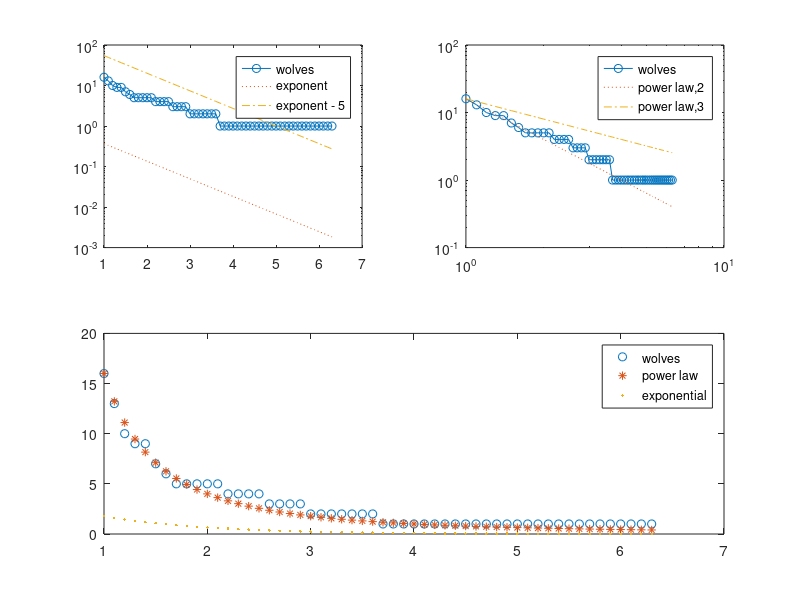

Reproduce this figure in MATLAB. (Note: this script raises an error after producing the figure.)
%% VALIDATING THE WOLF DATASET
%%
% Source: <http://www.mathworks.com http://moreno.ss.uci.edu/wolf.dat>
close all
data = [   0   0   0   0   0   0   0   0   0   0   0   0   0   0   0   0
          16   0   2   0   1   1   0   1   0   0   0   0   0   0   0   0
           0   4   0   4   1   0   0   1   0   0   0   0   0   0   0   0
         144   1  38   0   0   0   0   0   0   0   0   0   0   0   0   0
          31   6  31  12   0   0   0   3   0   0   0   0   0   0   0   0
         138  25   0  74   2   0   5  15   0   4   1   1   3   0   5   5
         100  52 123  61   8  57   0   5   1   0   2   1   0   0   0   0
           0  32   0   0   0  44  22   0   2  18   3   1   4   0   1   9
          37   3   3   9   0   2   1   8   0   0   1   2   2   0   0   0
          61  69  73  37   2  38   4   0   3   0   0   0   0   0   0   0
         182   0  69  27   4  20  14  16   2   9   0   1   1   1   1   1
         154   0  60  40   5  19  16   9   1  11   0   0   3   0   3   0
         128   0  69 122  17  45  20  47   6  19   0 125   0   1   1   1
          20 165  15  25   2   7   9   5   3   3  86  29  14   0   5   4
         201   0  49  56  23  82  21  49   7  53 177  84  34   7   0   3
          29 136  41  24   1  26  78   3  42   6  46  23  12   0   7   0];

%%
figure
clc
n = size(data,1);


data = tril(data);
data(1,1) = 1;
data_normalized = data ./ (sum(data,2) * ones(1,n)) ;
H = data_normalized>0;

W = data_normalized + data_normalized';
W(1,1) =1;

%% plotting online the degree distribution
ccdf_x = 1:.1:max(sum(W,2));  % the partitions of the x-axis
df_hist = hist(sum(W,2),ccdf_x);
ccdf_hist = cumsum(df_hist(end:-1:1));
ccdf_hist = ccdf_hist(end:-1:1);  % computing the cummulative degree distribution
subplot(221)
semilogy(ccdf_x, ccdf_hist,'-o')
hold on
semilogy(ccdf_x, exp(-ccdf_x),':')  % approximation of power law
semilogy(ccdf_x, exp(5-ccdf_x),'-.')  % approximation of power law
legend('wolves','exponent','exponent - 5')


subplot(222)
loglog(ccdf_x, ccdf_hist,'-o')
hold on
loglog(ccdf_x, n * ccdf_x.^(-2),':')  % approximation of power law
loglog(ccdf_x, n * ccdf_x.^(-1),'-.')  % approximation of power law
legend('wolves','power law,2','power law,3')


subplot(212)
plot(ccdf_x,ccdf_hist,'o')
hold on
plot(ccdf_x,n * ccdf_x.^(-2),'*')
plot(ccdf_x,0.3*16*exp(-ccdf_x),'.')
legend('wolves','power law','exponential')


%%
figure
Wg = genericModel(H);

edges = tril(W,-1);
edgesG = tril(Wg,-1);

plot(edges(:),edgesG(:),'o'); lsline
xlabel('real')
ylabel('prediction')

